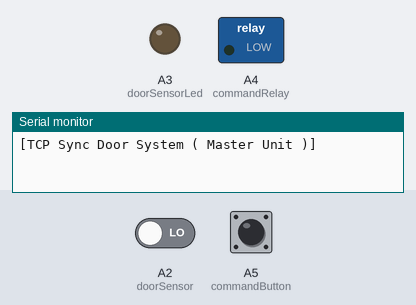
Bench run of a sketch on a simulated Arduino Uno, built with avr-gcc and run on an emulated ATmega328P. On the bench: switched loads named in the sketch (green lamp = pin HIGH), output pins drawn as LEDs (lit = HIGH), the last lines printed to the serial monitor. The test bench sets the inputs (shaded band); at power-on: A5 (commandButton) LOW, A2 (doorSensor) LOW.

Above: at 1.2 s.
1.3 s: A5 (commandButton) pulled HIGH for 0.15 s
At 1.9 s:
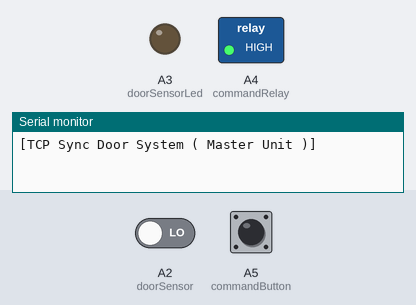
3.8 s: A2 (doorSensor) driven HIGH
At 5.0 s:
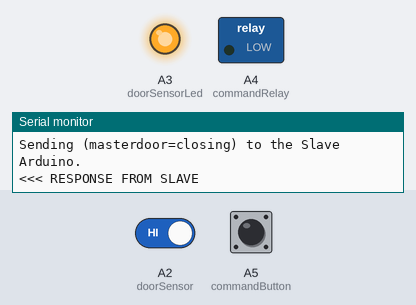
5.3 s: A5 (commandButton) pulled HIGH for 1 s
At 6.1 s:
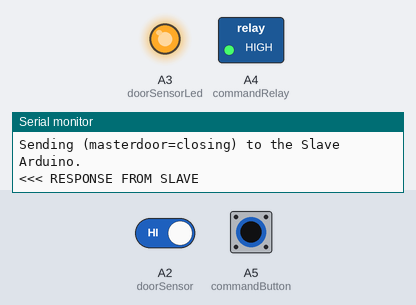
7.8 s: A5 (commandButton) pulled HIGH for 3.2 s
At 12.7 s:
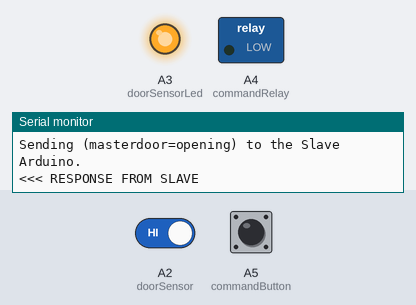
13.3 s: A2 (doorSensor) driven LOW
At 14.6 s:
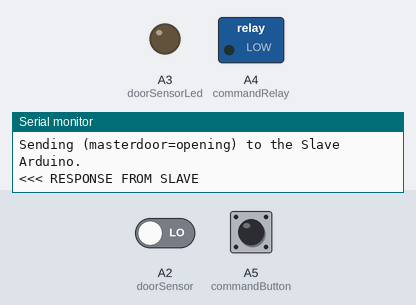
Timing chart, 0 to 15.8 s (numbered marks = the images above; inputs shaded):
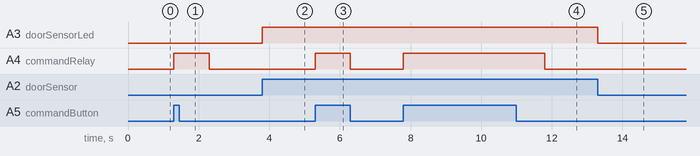

The sketch:

arduDoorMaster.ino
```cpp
/*
 * TCP Sync Door [Master Unit]
 * Hardware: Arduino Uno + Ethernet shield Enc28J60
 * @author: Vanderlei Mendes
 * Project to solve a problem of my friend Gustavo (Só Portões)
 *
 * This is the Client part wich is intended to
 * be used with another Arduino Uno + ENC28J60 as a server
 *
 * It sends a command to the Master Door. It can close or open depending on the master door status
 * and sends a request to the slave arduino keeping both doors in sync. if Master is opened, the salve opens
 * and vice versa.
 */

#include <EtherCard.h>

#define commandButton A5
#define commandRelay A4
#define doorSensorLed A3
#define doorSensor A2

int doorClosed;

// ethernet interface mac address, must be unique on the LAN
static byte mymac[] = { 0x74,0x68,0x69,0x2D,0x30,0x31 };

byte Ethernet::buffer[700];

const char website[] PROGMEM = "www.mocky.io";

// called when the client request is complete
static void my_callback (byte status, word off, word len) {
  Serial.println(">>>");
  Ethernet::buffer[off+300] = 0;
  Serial.print((const char*) Ethernet::buffer + off);
  Serial.println("...");
}

void setup () {

  Serial.begin(57600);
  Serial.println(F("\n[TCP Sync Door System ( Master Unit )]"));

  // Change 'SS' to your Slave Select pin, if you arn't using the default pin
  if (ether.begin(sizeof Ethernet::buffer, mymac, SS) == 0)
    Serial.println(F("Failed to access Ethernet controller"));
  if (!ether.dhcpSetup())
    Serial.println(F("DHCP failed"));

  ether.printIp("IP:  ", ether.myip);
  ether.printIp("Gateway:  ", ether.gwip);
  ether.printIp("DNS server: ", ether.dnsip);


  //uncomment when done
  byte hisip[] = { 192,168,25,49 };
  ether.copyIp(ether.hisip, hisip);

//--------------- remove this block when done --------------
// #if 1
//   // use DNS to resolve the website's IP address
//   if (!ether.dnsLookup(website))
//     Serial.println("DNS failed");
// #elif 2
//   // if website is a string containing an IP address instead of a domain name,
//   // then use it directly. Note: the string can not be in PROGMEM.
//   char websiteIP[] = "192.168.1.1";
//   ether.parseIp(ether.hisip, websiteIP);
// #else
//   // or provide a numeric IP address instead of a string
//   byte hisip[] = { 192,168,1,1 };
//   ether.copyIp(ether.hisip, hisip);
// #endif
//----------------------------------------------------------


  ether.printIp("Server IP: ", ether.hisip);

  pinMode(commandButton, INPUT);
  pinMode(commandRelay, OUTPUT);
  pinMode(doorSensorLed, OUTPUT);
  pinMode(doorSensor, INPUT);
  digitalWrite(commandRelay, LOW);
  digitalWrite(doorSensorLed, LOW);
}

void loop () {
  boolean buttonPressed = false;

  doorClosed = digitalRead(doorSensor);
  while(digitalRead(commandButton) == HIGH){
    buttonPressed = true;
    digitalWrite(commandRelay,HIGH);
    delay(1000);
    digitalWrite(commandRelay, LOW);
  }

  if(doorClosed == 1){
    digitalWrite(doorSensorLed, HIGH);
  }
  else{
    digitalWrite(doorSensorLed, LOW);
  }

  ether.packetLoop(ether.packetReceive());

  if (buttonPressed) {
    String requestArg = "masterdoor=closing";

    Serial.println("");
    Serial.println("=== Button press detected ===");
    if(doorClosed == true){
      Serial.println("The closed door is opening now.");
      requestArg.replace("closing", "opening");
    }
    else{
      Serial.println("The opened door is closing now.");
    }

    Serial.println("Sending (" + requestArg + ") to the Slave Arduino.");

    Serial.println();
    Serial.print("<<< RESPONSE FROM SLAVE ");

    if (requestArg == "masterdoor=closing"){
      ether.browseUrl(PSTR("/"), "?masterdoor=closing", website, my_callback);
    }
    else if(requestArg == "masterdoor=opening"){
      ether.browseUrl(PSTR("/"), "?masterdoor=opening", website, my_callback);
    }

    //ether.browseUrl(PSTR("/?/"), requestArg, website, my_callback);
    buttonPressed = false;
  }
}
```

Measured:
- after the input at 1.3 s, A4 (commandRelay): LOW → HIGH at once, → LOW 1.0 s later
- after the input at 3.8 s, A3 (doorSensorLed): LOW → HIGH at once
- after the input at 5.3 s, A4 (commandRelay): LOW → HIGH at once, → LOW 1.0 s later
- after the input at 7.8 s, A4 (commandRelay): LOW → HIGH at once, → LOW 4.0 s later
- after the input at 13.3 s, A3 (doorSensorLed): HIGH → LOW at once
